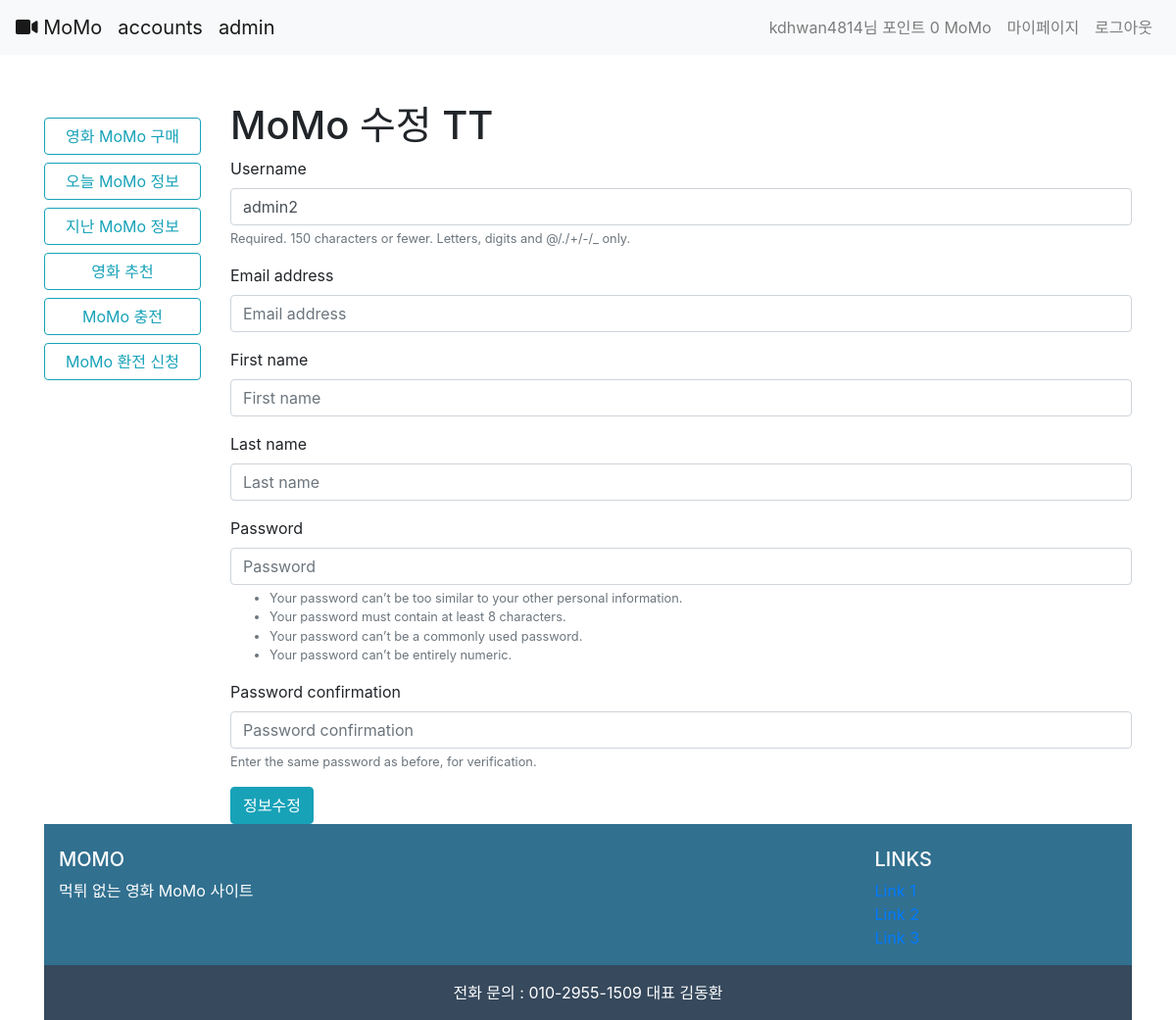
Page /accounts/5/ (signed in) on the committed database.
### accounts/models.py (models this page shows)
class User(AbstractUser):
    points = models.PositiveIntegerField(default=0)

### accounts/views.py (the view)
# urls.py: path('<int:user_id>/',views.user_detail,name='user_detail'),
@login_required
def user_detail(request,user_id):
    user = get_user_model().objects.get(id=user_id)
    message = False
    if request.method == 'POST':
        form = UserCustomCreationForm(request.POST, instance=user)
        if form.is_valid():
            form.save()
            message = "수정되었습니다."
    form = UserCustomCreationForm(instance=user)
    context={
        'form':form,
        'message':message
    }
    return render(request, 'accounts/forms.html', context)

### accounts/forms.py
class UserCustomCreationForm(UserCreationForm):
    class Meta:
        model = get_user_model()
        fields = ['username', 'email','first_name','last_name']

### accounts/templates/accounts/forms.html (shortened to what this page needs)
{% extends 'base.html' %}
{% load bootstrap4 %}
{% block body %}
{% if flag == 'one' %}
<h1 >Welcome To MoMo TT</h1>
{% else %}
  {% if flag == 'two' %}
  <h1>MoMo 로그인 TT</h1>
  {% else %}
  <h1>MoMo 수정 TT</h1>
  {% endif %}
{% endif %}
<form method="POST">
    {% bootstrap_form form %}
    {% if flag == 'one' %}
    {% buttons %}
    <button type="submit" class="btn btn-info">회원가입</button>
    {% endbuttons %}
    {% else %}
    {% if flag == 'two' %}
    {% buttons %}
    <button type="submit" class="btn btn-info">로그인</button>
    {% endbuttons %}
    {% else %}
    <button type="submit" class="btn btn-info">정보수정</button>
    {% endif %}
    {% endif %}
</form>
{% endblock %}

### bob/templates/nav.html (shortened to what this page needs)
<nav class="navbar navbar-expand-lg navbar-light bg-light">
  <a class="navbar-brand" href="{% url 'movies:list' %}">
    <i class="fas fa-video"></i>
    MoMo
  </a>
    <a class="navbar-brand" href="/accounts/">
    accounts
  </a>
    <a class="navbar-brand" href="/admin/">
      admin
  </a>
  <div class="collapse navbar-collapse" id="navbarNav">
    <ul class="navbar-nav ml-auto">
      {% if user.is_authenticated %}
      <li class="nav-item">
        <a class="nav-link" tabindex="-1" aria-disabled="true">{{ user }}님 포인트 {{ user.points }} MoMo</a>
      </li>
      <li class="nav-item">
        <a class="nav-link" href="{% url 'accounts:user_detail' user.id %}" tabindex="-1" aria-disabled="true">마이페이지</a>
      </li>
      <li class="nav-item">
        <a class="nav-link" href="{% url 'accounts:logout' %}">로그아웃</a>
      </li>
      {% endif %}
    </ul>
  </div>
</nav>

### rows in the picture
User: username "kdhwan4814", points "0"
User: username "admin2"
